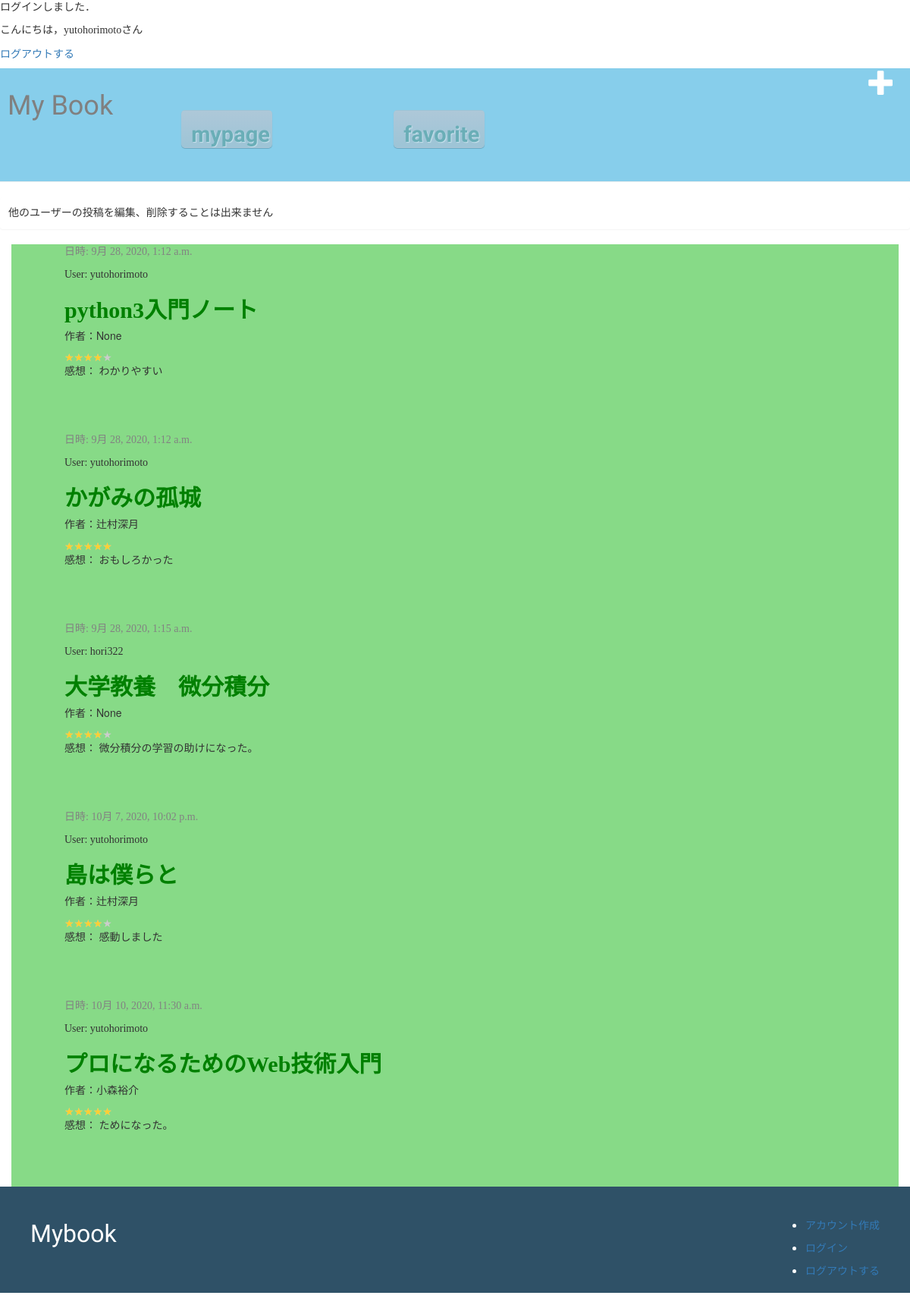
The page /post (signed in) on the database its author committed.
### mybook/models.py (models this page shows, shortened)
class Post(models.Model):
    author = models.ForeignKey(settings.AUTH_USER_MODEL, on_delete=models.CASCADE)
    book_title = models.CharField(max_length=50)
    book_author = models.CharField(max_length=20,blank=True, null=True)
    book_label = models.IntegerField(choices=label_choices,blank=True, null=True)
    book_int = models.CharField(max_length=200,blank=True, null=True)
    text = models.TextField()
    rate = models.IntegerField(choices = rate_choice ,blank=False, default=1)
    like_num = models.IntegerField(default=0)
    created_date = models.DateTimeField(default=timezone.now)
    published_date = models.DateTimeField(blank=True, null=True)

### mybook/views.py (the view)
# urls.py: path('post', views.PostListView.as_view(), name='post_list'),
class PostListView(LoginRequiredMixin,ListView):
    template_name = 'mybook/post_list.html'
    queryset = Post.objects.filter(published_date__lte=timezone.now()).order_by('published_date')
    context_object_name = 'posts'

### mybook/templates/mybook/post_list.html
{% extends 'mybook/base.html' %}
{% block content %}
        {% for post in posts %}
            <table>
            <div class="post">
                <div class="date">
                    <p>日時: {{ post.published_date }}</p>
                </div>
                <p>User: {{ post.author}}</p>
                <h2><a href="{% url 'post_detail' pk=post.pk %}">{{ post.book_title }}</a></h2>
                <h5>作者：{{post.book_author}}</h5>
                <span class="star5_rating" data-rate='{{post.rate}}'></span>
                <p>感想： {{ post.text|linebreaksbr }}</p>
            </div>
            </table>
        {% endfor %}
{% endblock %}

### mybook/templates/mybook/base.html (shortened to what this page needs)
{% load static %}
<html>
    <head>
        <link rel="stylesheet" href="//maxcdn.bootstrapcdn.com/bootstrap/3.2.0/css/bootstrap.min.css">
        <link rel="stylesheet" href="//maxcdn.bootstrapcdn.com/bootstrap/3.2.0/css/bootstrap-theme.min.css">
        <link rel="stylesheet" href="{% static 'css/mybook.css' %}">
    </head>
    <body>
        <div class='login'>
            {% if user.id  %}
            <p>ログインしました．</p>
            <p>こんにちは，{{ user.username }}さん</p>
            <a href="{% url 'logout' %}">ログアウトする</a>
            {% else %}
            <a href="{% url 'login' %}">ログイン</a>
            <a href="{% url 'create_account' %}">アカウント作成</a>
            {% endif %}
        </div>
        <div  class="page-header">
            <a href="{% url 'post_new' %}" class="top-menu"><span class="glyphicon glyphicon-plus"></span></a>
            <h1><a href="/post">My Book</a></h1>
            <div class='page-menu'>
                <ul>
                    <li><a href ="{% url 'mypage' %}" class="btn mypage">mypage</a></li>
                    <li><a href ="{% url 'mylike' %}" class="btn favorite">favorite</a></li>
                </ul>
            </div>
        </div>
        <div class='alert'>
            <p>他のユーザーの投稿を編集、削除することは出来ません</p>
        </div>
        <div class="content container">
            <div class="row">
                <div class="col-md-8">
                    {% block content %}
                    {% endblock %}
                </div>
            </div>
        </div>
        <div class='footer'>
            <div class='footer-logo'><p>Mybook</p></div>
            <div class='footer-menu'>
              <ul>
                <li><a href="{% url 'create_account' %}">アカウント作成</a></li>
                <li><a href="{% url 'login' %}">ログイン</a></li>
                <li><a href="{% url 'logout' %}">ログアウトする</a></li>
              </ul>
            </div>
          </div>
    </body>
</html>

### mybook/static/css/mybook.css (style rules this page uses)
.login { height:50px }
.page-header { background-color:skyblue; height:150px; }
.page-header h1 { padding:10; float:left }
.page-menu li { padding:40px 80px; float:left; list-style:none; }
.page-menu li a { font-size:29px }
.top-menu, .top-menu:hover, .top-menu:visited { color: #ffffff; float: right; font-size: 26pt; margin-right: 20px; }
.alert { padding: 10px; }
.btn { display: inline-block; position: relative; text-decoration: none; opacity:0.7; color: #5ea1a2; width: 120px; height: 50px; line-height: 50px; border-radius: 5px; text-align: center; overflow: hidden; font-weight: bold; background: linear-gradient(#bfc6d1 0%, #a7c1ce 100%); text-shadow: 1px 1px 1px rgba(255, 255, 255, 0.66); box-shadow: 0 1px 1px rgba(0, 0, 0, 0.28); }
.mypage,.favorite { background-color:white; font-size:26px; margin-top: 15px; margin-bottom: 15px; font-family: 'Amatic SC', cursive; float:left; }
h1 a { color:gray; font-family: 'Amatic SC', cursive;; }
h2 { font-weight: bold; font-family: "ＭＳ Ｐ明朝"; }
p { font-family: "Hannari"; }
.content { background-color: rgb(135, 218, 135); }
.row { margin-left: 40px; }
.date { color: #828282; }
.post { margin-bottom: 70px; }
.post h2 a, .post h2 a:visited { color:green; font-family: "ＭＳ Ｐ明朝"; }
.footer { background-color:#2f5167; padding:40px; height:140px; color:#fff; }
.footer-logo p { float:left; font-size:32px; font-family: 'Amatic SC', cursive; }
.footer-menu { padding-bottom:20px; float:right; }
.footer-menu li { padding-bottom:10px; }
.star5_rating { position: relative; z-index: 0; display: inline-block; white-space: nowrap; color: #CCCCCC; }
.star5_rating:before, .star5_rating:after { content: '★★★★★'; }
.star5_rating:after { position: absolute; z-index: 1; top: 0; left: 0; overflow: hidden; white-space: nowrap; color: #ffcf32; }
.star5_rating[data-rate="5"]:after { width: 100%; }
.star5_rating[data-rate="4"]:after { width: 80%; }

### rows shown on the page
Post: published_date "9月 28, 2020, 1:12 a.m.", author "yutohorimoto", book_title "python3入門ノート", book_author "None", text "わかりやすい"
Post: published_date "9月 28, 2020, 1:12 a.m.", author "yutohorimoto", book_title "かがみの孤城", book_author "辻村深月", text "おもしろかった"
Post: published_date "9月 28, 2020, 1:15 a.m.", author "hori322", book_title "大学教養 微分積分", book_author "None", text "微分積分の学習の助けになった。"
Post: published_date "10月 7, 2020, 10:02 p.m.", author "yutohorimoto", book_title "島は僕らと", book_author "辻村深月", text "感動しました"
Post: published_date "10月 10, 2020, 11:30 a.m.", author "yutohorimoto", book_title "プロになるためのWeb技術入門", book_author "小森裕介", text "ためになった。"

### other values the page prints
{{ user.username }} "yutohorimoto"
